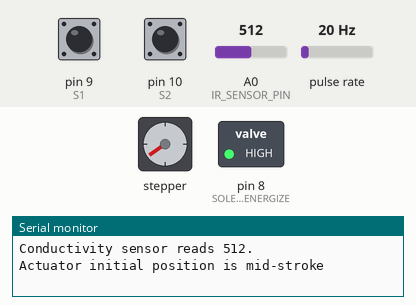
A sketch run on a simulated Arduino Uno, built with avr-gcc and run on an emulated ATmega328P. Shown: stepper motor, switched loads named in the sketch (green lamp = pin HIGH), the last lines printed to the serial monitor. Wiring (inferred from the names in the program): pulse sensor: data pin 5. The test bench sets the inputs (shaded band); at power-on: pin 9 (S1) HIGH, pin 10 (S2) HIGH, A0 (IR_SENSOR_PIN) = 512, pulse rate 20 Hz. Stepper angles assume 200 steps per turn.

Above: at 2.2 s.
2.3 s: pin 9 (S1) pulled LOW for 0.15 s
At 2.7 s:
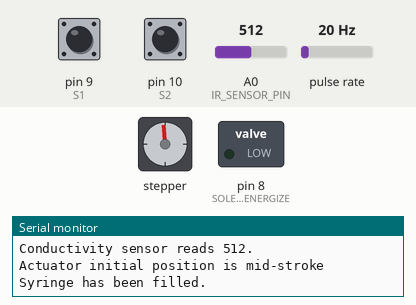
5.3 s: pin 10 (S2) pulled LOW for 0.15 s
At 5.7 s:
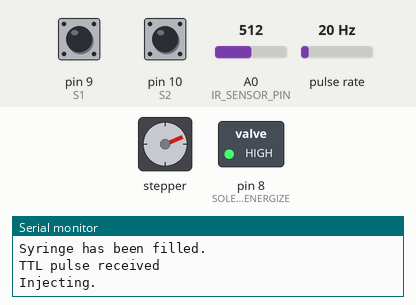
8.4 s: pin 9 (S1) pulled LOW for 1 s
At 8.8 s:
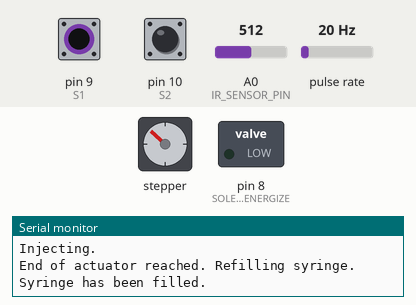
11.4 s: A0 (IR_SENSOR_PIN) set to 885
14.4 s: A0 (IR_SENSOR_PIN) set to 915
At 14.4 s:
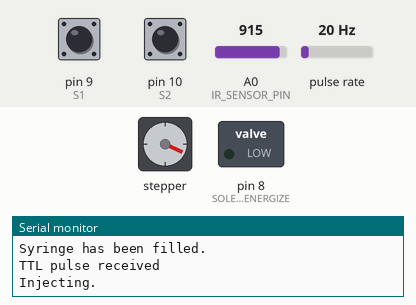
15.9 s: pin 10 (S2) pulled LOW for 1 s
At 16.3 s:
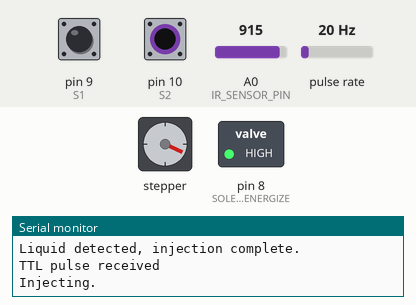
Timing chart, 0 to 20.9 s (numbered marks = the images above; inputs shaded):
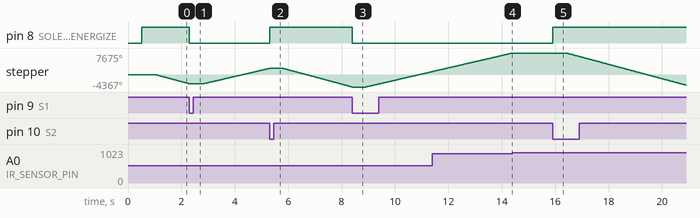

The sketch:

control.ino
```cpp
#include<Wire.h>
#include<Adafruit_MotorShield.h>
#include "utility/Adafruit_MS_PWMServoDriver.h"

/* The amount of time, in seconds, that the injector will wait
   after an injection before retracting the liquid. */
#define TIMEOUT    10

/* I2C bus speed, is modified in setup() */
#define I2C_FREQ 400000L

/* Buffer length used for storing / sending messages over UART
  and for doing general string comparisons*/
#define BUFFER_LEN 256

/* Defines for IO port names*/
#define S1 9
#define S2 10
#define SOLENOID_ENERGIZE 8
#define BOUNCE_DELAY 100
#define TTL_INCREMENT_PIN 5
#define IR_SENSOR_PIN A0
#define INJECT_STEP_COUNT 20000 // Adjust this to achieve the desired injection unit volume

// Motor constants
static const int motor_speed = 600;
static const int steps_per_rev = 200;
// ADC threshold values for detecting liquid by electrical conductivity
static const int high_to_low = 700;
static const int low_to_high = 900;

/* Enumeration of possible states */
enum STATE{
  wait,
  inject,
  withdraw
};

/* Enumeration of possible positions */
enum POSITION{
  zero_stroke,
  mid_stroke,
  full_stroke
};

Adafruit_MotorShield AFMS = Adafruit_MotorShield();             // Create the motor shield object with the default I2C address.

Adafruit_StepperMotor *motor = AFMS.getStepper(steps_per_rev, 1);// Connect a stepper motor with 200 steps per revolution (1.8 degree)
                                                                // to motor port #2 (M3 and M4).

bool stopflag = false;                                          // Emertency stop flag that is set by the forward limit switch. Prevents damage to injector.
bool reset = true;                                              // Reset flag used to initialize the position of the injector.
bool is_empty;                                                  // Flag used for detecting


int steps = 0;                                                  // Number of steps left for the actuator to complete before its current command is finished
int volume = 0;                                                 // Volume of fluid requested for injection by serial communication interface.
enum POSITION injector_pos;                                     // General position of the injector at power-on reset. Can be zero-stroke, mid-stroke, or full-stroke.
enum STATE injector_state;                                      // Control variable. Can be halt, reset_pos, wait, or inject
char input_buffer[BUFFER_LEN];                                  // Serial input buffer, used to store serial data and to parse commands.
char output_buffer[BUFFER_LEN];                                 // Serial output buffer, used to store messages which will be sent out to the serial port.

void setup() {

                                                                // initialize message buffer
  int i;
  for(i = 0; i < BUFFER_LEN; i++){
    output_buffer[i] = 0;
  }
                                                                // setup serial port
  Serial.begin(115200);
  Serial.setTimeout(1000);

  /* Set up pin modes for safety / limit switches */
  pinMode(S1, INPUT_PULLUP);                                    // pole 1 of safety switch 1
  delay(10);                                                    // For some reason this delay is necessary
  pinMode(S2, INPUT_PULLUP);                                    // Configure the S2 with an internal pullup.
  delay(10);

  pinMode(SOLENOID_ENERGIZE, OUTPUT);                           // Set solenoid mosfet driver to output
  digitalWrite(SOLENOID_ENERGIZE, LOW);
  delay(500);

  int value = analogRead(IR_SENSOR_PIN);
  sprintf(output_buffer, "Conductivity sensor reads %d.", value);
  Serial.println(output_buffer);
  if(value < high_to_low) is_empty = true;

  /* Determine the initial state of the micoinjector */
  if (!digitalRead(S1) && digitalRead(S2)){                     // Actuator is initally in zero_stroke position
    injector_pos = zero_stroke;
    injector_state = wait;
    Serial.println("Acuator initial position is zero-stroke.");
  }
  else if (digitalRead(S1) && digitalRead(S2)){                // Actuator is initially in full_stroke position
    injector_pos = mid_stroke;
    injector_state = withdraw;
    // Switch the solenoid to source liquid
    digitalWrite(SOLENOID_ENERGIZE, HIGH);
    delay(500);
    Serial.println("Actuator initial position is mid-stroke");
  }
  else if (digitalRead(S1) && !digitalRead(S2)){                 // Actuator is initially in mid_stroke
    injector_pos = full_stroke;
    injector_state = withdraw;
    // Switch the solenoid to source liquid
    digitalWrite(SOLENOID_ENERGIZE, HIGH);
    delay(500);
    Serial.println("Actuator initial position is full-stroke");
  }
  else{
    Serial.println("Actuator initial position unknown...");
    sprintf(output_buffer, "S1 %d S2 %d", digitalRead(S1), digitalRead(S2));
    Serial.println(output_buffer);
    Serial.println("There is a problem with the limit switches.");
    Serial.println("Fix the switches and then reset or reprogram.");
    while(1);
  }

  /* Setup of the TTL injection trigger,
  this requires a digital pin, and configuration of a hardware counter. */
  pinMode(TTL_INCREMENT_PIN, INPUT_PULLUP);
                                                                // Initialize Counter 1, used to track TTL pulses on the TTL_INCREMENT_PIN
  TCCR1A = 0x00;                                                // Configures Counter 1 to run in normal mode, with no output flags.
  TCCR1B = (1<<CS02)|(1<<CS01);                                 // Set the counter clock source to the TTL_INCREMENT_PIN falling edge.
  TCNT1 = 0;                                                    // Reset the counter output register.

  AFMS.begin();                                                 // Initialize motor
  motor->setSpeed(motor_speed);

  stopflag = false;

  TWBR = ((F_CPU / I2C_FREQ) - 16) / 2;                         // Change the I2C frequency
}

void loop() {
  if (wait == injector_state){                             // wait state. The injector is waiting for an injection commmand form the user.
    liquid_detected();
    if(injection_requested()){
      injector_state = inject;
      Serial.println("Injecting.");
    }
  }

  else if (inject == injector_state){                           // inject state. The injector is currently stepping forward.
    /* If S2 is depressed, then the syringe is empty. */
    if (!digitalRead(S2)){
      motor->release();
      injector_pos = full_stroke;
      injector_state = withdraw;
      digitalWrite(SOLENOID_ENERGIZE, HIGH);
      delay(500);
      Serial.println("End of actuator reached. Refilling syringe.");
    }

    /* If the liquid is detected, cease injecting and wait */
    else if (liquid_detected()){
      motor->release();
      injector_state = wait;
      Serial.println("Liquid detected, injection complete.");
    }

    else {
      motor->step(1, FORWARD, SINGLE);
      if(digitalRead(S1)){
        injector_pos = mid_stroke;                              // S1 high -> position is mid-stroke.
      }
    }
  }

  else if (withdraw == injector_state){                         // withdraw state. The injecgtor is currently stepping backwards
    /* if S1 is depressed, then the syringe is full */
    if(!digitalRead(S1)){
      motor->release();
      digitalWrite(SOLENOID_ENERGIZE, LOW);
      Serial.println("Syringe has been filled.");
      injector_pos = zero_stroke;
      delay(500);
      injector_state = wait;
    }
    /* Step backward to fill the syringe */
    else {
        motor->step(1, BACKWARD, SINGLE);
    }
  }
}

/** returns true if liquid is detected by the conductivity sensor */
bool liquid_detected(){
  int val = analogRead(IR_SENSOR_PIN);
  bool detected = is_empty && (val > low_to_high)  || !is_empty && (val > high_to_low);
  if (!detected && !is_empty) {
    Serial.println("Liquid consumed.");
  }
  is_empty = !detected;
  return detected;
}

/*
  Checks the serial port for an injection command, and also checks the hardware
  counter for a TTL pulse (either can be implemented). Returns true if an injection
  command has been received.
*/
bool injection_requested(){
  bool inject = false;
  int rc = read_line(input_buffer);
  /* Handle requests sent to the serial port. */
  if(0 < rc){
    /* Check to see if the string is a recognized command. */
    if(0 == strcmp(input_buffer, "inject")){

      inject = true;
      steps = INJECT_STEP_COUNT;
      sprintf(output_buffer,
              "Injection command received");
      Serial.println(output_buffer);
    }

    else if (0 < strtol(input_buffer, NULL, 10)) {

      inject = true;

      steps = strtol(input_buffer, NULL, 10);
      sprintf(output_buffer,
              "Injection command received for %d steps", steps);
      Serial.println(output_buffer);
    }

    else {
      /* The string received was no good */
      inject = false;
      sprintf(output_buffer,
              "ERROR invalid command received");
      Serial.println(output_buffer);
      Serial.print(input_buffer);
    }
  }

  /* Check the counter for a TTL pulse, which singals an injection request */
  else if(0 < TCNT1) {
    TCNT1--;
    inject = true;
    sprintf(output_buffer,
            "TTL pulse received");
    Serial.println(output_buffer);
  }
  return inject;
}

/* read_line

  A quick and dirty method for retrieving data segmented by newline characters
  from the serial port. Writes the data to the buffer provided.
*/

int read_line(char buff[] ){
  int rc = 0;

  char* strptr = buff;

  bool overflow = false;

  if (Serial.available()){
    rc = Serial.readBytesUntil( '\n', buff, BUFFER_LEN - 1);
    buff[rc] = '\0';
  }
  return rc;
}
```

Measured:
- the behaviour switches between 900 and 901 on A0 (IR_SENSOR_PIN) (found by bisection; images 3 and 4)
- after the input at 2.3 s, pin 8 (SOLENOID_ENERGIZE): HIGH → LOW at once
- after the input at 5.3 s, pin 8 (SOLENOID_ENERGIZE): LOW → HIGH at once
- after the input at 8.4 s, pin 8 (SOLENOID_ENERGIZE): HIGH → LOW at once
- after the input at 14.4 s, stepper: stops changing and stays 7675°
- after the input at 15.9 s, pin 8 (SOLENOID_ENERGIZE): LOW → HIGH at once; stepper: keeps turning counter-clockwise at about 2538°/s, starting after 0.51 s
